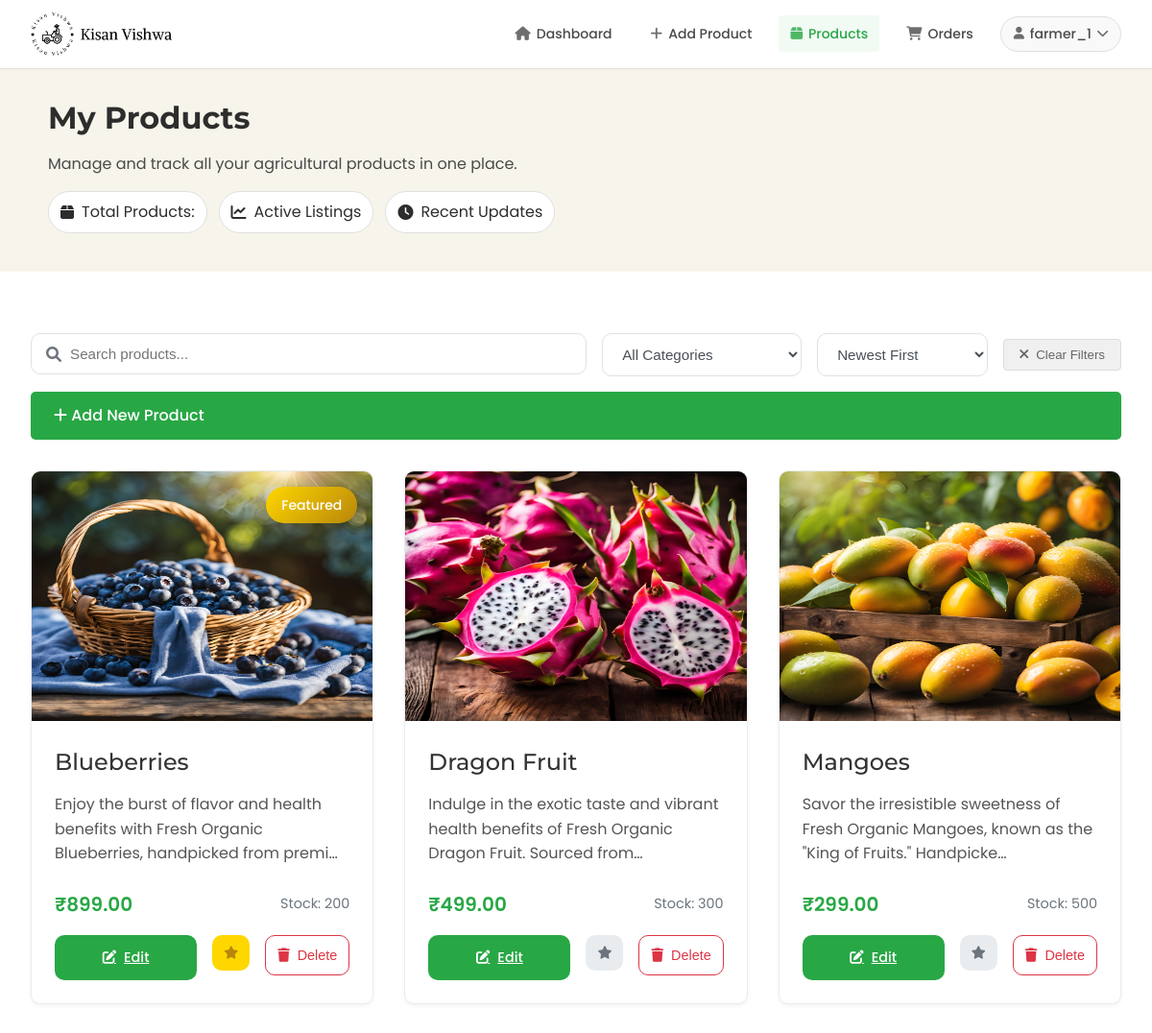
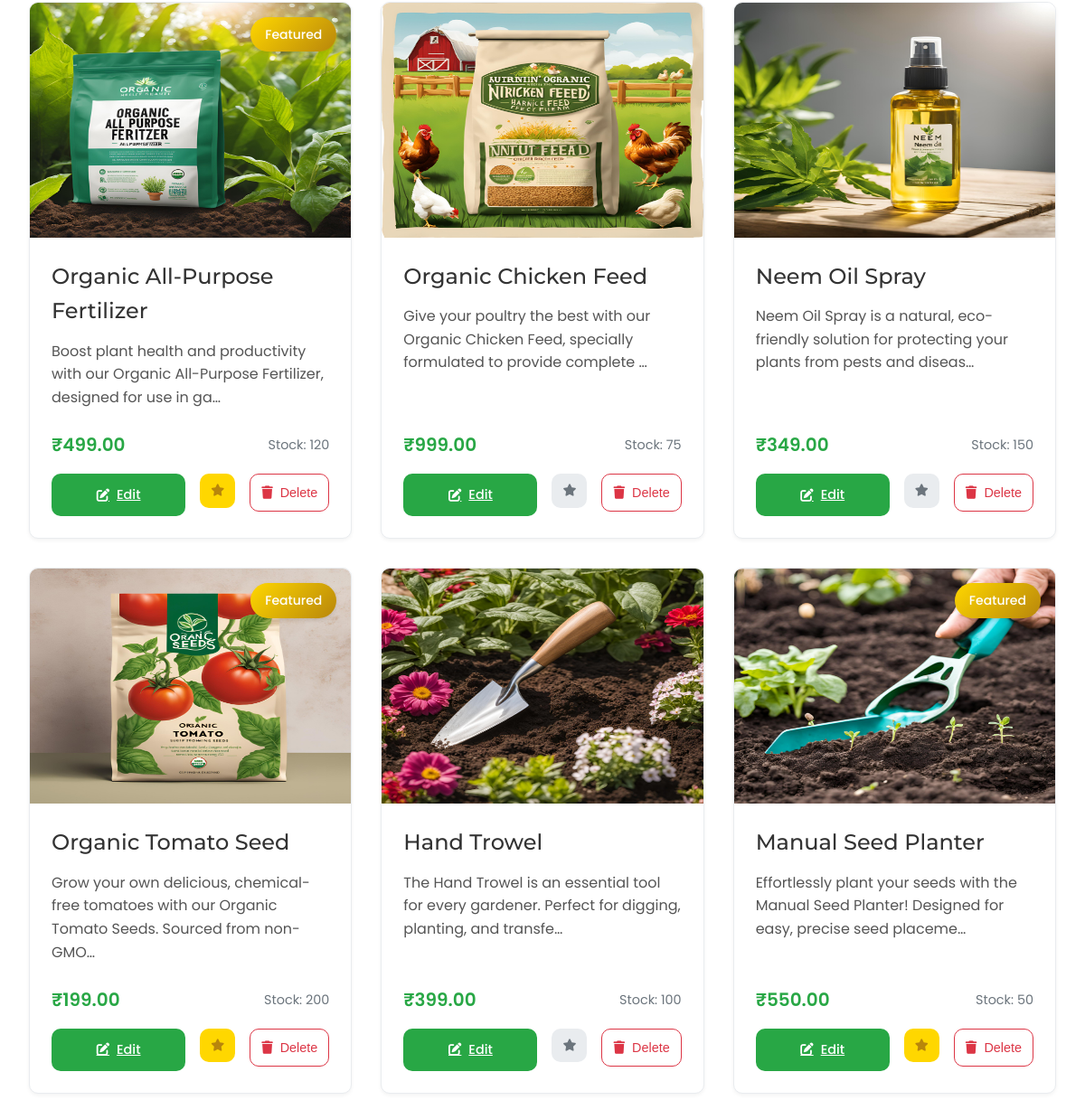
Page /products/my_products/ (signed in) on the committed database (2 pictures, top to bottom).
### product_app/models.py (models this page shows, shortened)
class Product(models.Model):
    CATEGORY_CHOICES = [
        ('vegetables', 'Vegetables'),
        ('fruits', 'Fruits'),
        ('grains', 'Grains'),
        ('dairy', 'Dairy'),
        ('tools', 'Tools & Equipment'),
        ('seeds', 'Seeds & Saplings'),
        ('pesticides', 'Pesticides & Fertilizers'),
        ('organic', 'Organic Products'),
        ('livestock', 'Livestock & Feed'),
        ('other', 'Other')
    ]
    name = models.CharField(max_length=200)
    category = models.CharField(max_length=100, choices=CATEGORY_CHOICES, default='other')
    price = models.DecimalField(max_digits=10, decimal_places=2)
    quantity = models.IntegerField()
    description = models.TextField()
    image = models.ImageField(
        upload_to='products/',
        null=True,
        blank=True
    )
    farmer = models.ForeignKey(User, on_delete=models.CASCADE)
    created_at = models.DateTimeField(auto_now_add=True)
    updated_at = models.DateTimeField(auto_now=True)
    is_featured = models.BooleanField(default=False)
    is_deleted = models.BooleanField(default=False)
    def get_image_url(self):
        if self.image and hasattr(self.image, 'url'):
            return self.image.url
        return static('images/default_product.jpg')

### product_app/views.py (the view)
# urls.py: path('my_products/', my_products, name='my_products'),
@login_required
def my_products(request):
    category = request.GET.get('category', '')
    search_query = request.GET.get('search', '').strip()
    sort_by = request.GET.get('sort', 'newest')
    products = Product.objects.filter(farmer=request.user, is_deleted=False)
    if category:
        products = products.filter(category=category)
    if search_query:
        products = products.filter(
            Q(name__icontains=search_query) |
            Q(description__icontains=search_query)
        )
    if sort_by == 'newest':
        products = products.order_by('-created_at')
    elif sort_by == 'oldest':
        products = products.order_by('created_at')
    elif sort_by == 'price-high':
        products = products.order_by('-price')
    elif sort_by == 'price-low':
        products = products.order_by('price')
    paginator = Paginator(products, 12)
    page = request.GET.get('page', 1)
    products = paginator.get_page(page)
    context = {
        'products': products,
        'current_category': category,
        'current_sort': sort_by,
        'search_query': search_query,
        'PRODUCT_CATEGORIES': Product.CATEGORY_CHOICES,
    }
    return render(request, 'my_products.html', context)

### customer_app/context_processors.py (called while the page is built, shortened)
def wishlist_and_cart_counts(request):
    if request.user.is_authenticated:
        cart_items = CartItem.objects.filter(user=request.user).select_related('product')
        wishlist_items = Wishlist.objects.filter(user=request.user)
        return {
            'cart_items_count': cart_items.count(),
            'cart_total': sum(item.total_price for item in cart_items),
            'wishlist_count': wishlist_items.count(),
            'wishlist_product_ids': set(item.product_id for item in wishlist_items)
        }

def wishlist_status(request):
    if request.user.is_authenticated:
        wishlist_items = Wishlist.objects.filter(user=request.user).select_related('product')
        return {
            'wishlist_product_ids': set(item.product.id for item in wishlist_items),
            'wishlist_products': [item.product for item in wishlist_items]
        }
    return {
        'wishlist_product_ids': set(),
        'wishlist_products': []
    }

def product_categories(request):
    CATEGORY_ICONS = {
        'vegetables': 'fa-carrot',
        'fruits': 'fa-apple-alt',
        'grains': 'fa-wheat',
        'dairy': 'fa-cheese',
        'tools': 'fa-tools',
        'seeds': 'fa-seedling',
        'pesticides': 'fa-spray-can',
        'organic': 'fa-leaf',
        'livestock': 'fa-cow',
        'other': 'fa-box'
    }
    return {
        'PRODUCT_CATEGORIES': Product.CATEGORY_CHOICES,
        'CATEGORY_ICONS': CATEGORY_ICONS
    }

### product_app/templates/my_products.html (shortened to what this page needs)
{% load static %}
{% load custom_filters %}
{% block extra_css %}
    <link rel="stylesheet" type="text/css" href="{% static 'css/farmerdesign.css' %}">
    <link rel="stylesheet" type="text/css" href="{% static 'css/my_product.css' %}">
    <link rel="stylesheet" href="https://cdnjs.cloudflare.com/ajax/libs/font-awesome/6.0.0/css/all.min.css">
{% endblock %}
    <header class="header">
        <div class="logo">
            <img src="{% static 'images/kisan_vishwa_logo.png' %}" alt="Kisan Vishwa Logo">
        </div>
        {% include 'NavBar/FarmerNavBar.html' %}
    </header>
    <section class="hero">
        <div class="hero-content">
            <h1>My Products</h1>
            <p>Manage and track all your agricultural products in one place.</p>
            <div class="hero-features">
                <span class="feature"><i class="fas fa-box"></i> Total Products: {{ products.count }}</span>
                <span class="feature"><i class="fas fa-chart-line"></i> Active Listings</span>
                <span class="feature"><i class="fas fa-clock"></i> Recent Updates</span>
            </div>
        </div>
    </section>
    <main class="main-content">
        <div class="products-controls">
            <div class="search-filter">
                <div class="search-box">
                    <i class="fas fa-search"></i>
                    <input type="text"
                           id="searchInput"
                           placeholder="Search products..."
                           value="{{ search_query|default:'' }}">
                </div>
                <div class="filter-options">
                    <select id="categoryFilter" class="filter-select">
                        <option value="">All Categories</option>
                    </select>
                    <select id="sortFilter" class="filter-select">
                        <option value="newest" {% if current_sort == 'newest' %}selected{% endif %}>Newest First</option>
                    </select>
                    <button id="clearFilters" class="clear-filters-btn">
                        <i class="fas fa-times"></i> Clear Filters
                    </button>
                </div>
            </div>
            <a href="{% url 'add_product' %}" class="add-product-btn">
                <i class="fas fa-plus"></i> Add New Product
            </a>
        </div>
        <div id="productsGrid" class="products-grid">
            {% include 'product_grid_partial.html' with products=products %}
        </div>
    </main>

### templates/NavBar/FarmerNavBar.html (shortened to what this page needs)
{% load static %}
{% if user.is_authenticated and user.farmerprofile %}
<nav class="nav-menu">
    <ul class="nav-links">
        <li>
            <a href="{% url 'farmer_dashboard' %}" class="nav-link {% if request.resolver_match.url_name == 'farmer_dashboard' %}active{% endif %}">
                <i class="fas fa-home"></i>
                <span>Dashboard</span>
            </a>
        </li>
        <li>
            <a href="{% url 'add_product' %}" class="nav-link {% if request.resolver_match.url_name == 'add_product' %}active{% endif %}">
                <i class="fas fa-plus"></i>
                <span>Add Product</span>
            </a>
        </li>
        <li>
            <a href="{% url 'my_products' %}" class="nav-link {% if request.resolver_match.url_name == 'my_products' %}active{% endif %}">
                <i class="fas fa-box"></i>
                <span>Products</span>
            </a>
        </li>
        <li>
            <a href="#" class="nav-link">
                <i class="fas fa-shopping-cart"></i>
                <span>Orders</span>
            </a>
        </li>
        <li class="profile-menu">
            <a href="#" class="nav-link profile-toggle">
                <i class="fas fa-user"></i>
                <span>{{ user.username|truncatechars:12 }}</span>
                <i class="fas fa-chevron-down"></i>
            </a>
        </li>
    </ul>
</nav>
{% endif %}

### product_app/templates/product_grid_partial.html (shortened to what this page needs)
{% load static %}
{% for product in products %}
    <div class="product-card" data-category="{{ product.category }}">
        <div class="product-image">
            <img src="{{ product.get_image_url }}" alt="{{ product.name }}" loading="lazy">
            {% if product.is_featured %}
                <div class="featured-badge">Featured</div>
            {% endif %}
        </div>
        <div class="product-content">
            <h3 class="product-title">{{ product.name }}</h3>
            <p class="product-description">{{ product.description|truncatechars:100 }}</p>
            <div class="product-details">
                <span class="price">₹{{ product.price }}</span>
                <span class="stock">Stock: {{ product.quantity }}</span>
            </div>
            <div class="product-actions">
                <a href="{% url 'edit_product' product.id %}" class="edit-btn">
                    <i class="fas fa-edit"></i> Edit
                </a>
                <form method="POST" action="{% url 'toggle_featured' product.id %}" class="d-inline">
                    <button type="submit" class="featured-btn {% if product.is_featured %}active{% endif %}">
                        <i class="fas fa-star"></i>
                    </button>
                </form>
                <form method="POST" action="{% url 'delete_product' product.id %}" class="d-inline delete-form">
                    <button type="submit" class="delete-btn" onclick="return confirmDelete(event, '{{ product.name }}')">
                        <i class="fas fa-trash"></i> Delete
                    </button>
                </form>
            </div>
        </div>
    </div>
{% endfor %}

### static/css/farmerdesign.css (style rules this page uses)
* { margin: 0; padding: 0; box-sizing: border-box; }
.header { background-color: var(--white); padding: 0.8rem 2rem; display: flex; justify-content: space-between; align-items: center; border-bottom: 1px solid #E5E0D8; box-shadow: none; position: sticky; top: 0; z-index: 1000; }
.logo img { height: 45px; width: auto; transition: transform 0.2s ease; }
.nav-menu { display: flex; align-items: center; height: 45px; }
.nav-links { display: flex; list-style: none; gap: 1rem; margin: 0; padding: 0; align-items: center; }
.nav-link { color: var(--text-gray); text-decoration: none; font-family: 'Poppins', sans-serif; font-size: 0.875rem; font-weight: 500; padding: 0.5rem 0.75rem; border-radius: 4px; transition: all 0.2s ease; display: flex; align-items: center; gap: 6px; }
.nav-link i { font-size: 0.9rem; opacity: 0.8; }
.profile-menu { position: relative; }
.profile-menu .nav-link { display: flex; align-items: center; gap: 6px; background-color: var(--light-gray); padding: 0.4rem 0.8rem; border-radius: 25px; border: 1px solid var(--border-color); }
.profile-menu .nav-link i { font-size: 0.8rem; transition: transform 0.2s ease; }
.main-content { max-width: 1600px; margin: 2rem auto; padding: 0 2rem; }
.read-more-btn, .add-product-btn { display: inline-block; padding: 0.75rem 1.5rem; background-color: var(--forest-green); color: var(--white); text-decoration: none; border-radius: 5px; transition: background-color 0.3s; border: none; cursor: pointer; font-weight: 500; width: 100%; }
.hero { position: relative; padding: 25px 50px; background-color: #F7F5EB; color: var(--text-primary); display: flex; justify-content: space-between; align-items: center; margin-bottom: 2rem; overflow: hidden; }
.hero-content { max-width: 600px; z-index: 2; }
.hero h1 { font-family: 'Montserrat', sans-serif; font-size: 2rem; font-weight: 700; margin-bottom: 10px; color: var(--text-primary); }
.hero p { font-size: 1rem; font-weight: 400; margin-bottom: 1rem; color: var(--text-gray); }
.hero-features { display: flex; gap: 12px; margin-bottom: 15px; flex-wrap: wrap; }
.feature { display: flex; align-items: center; gap: 8px; background-color: var(--white); border: 1px solid var(--border-color); padding: 8px 12px; border-radius: 25px; transition: all 0.3s ease; color: var(--text-primary); }
.nav-link.active { color: var(--forest-green); background-color: rgba(40, 167, 69, 0.06); font-weight: 500; }
.header { background-color: var(--white); padding: 0.8rem 2rem; box-shadow: 0 1px 4px rgba(0, 0, 0, 0.03); }
.nav-links { gap: 1rem; }
.nav-link { font-size: 0.875rem; padding: 0.5rem 0.75rem; border-radius: 4px; display: flex; align-items: center; gap: 6px; color: var(--text-gray); }
.profile-menu .nav-link { background-color: var(--light-gray); border: 1px solid var(--border-color); padding: 0.4rem 0.8rem; }
.nav-link.active { background-color: rgba(40, 167, 69, 0.06); font-weight: 500; }

### rows in the picture
Product: get_image_url (picture), is_featured "Featured", name "Blueberries", description "Enjoy the burst of flavor and health benefits with Fresh Organic Blueberries, handpicked from premi…", price "899.00", quantity "200"
Product: get_image_url (picture), name "Dragon Fruit", description "Indulge in the exotic taste and vibrant health benefits of Fresh Organic Dragon Fruit. Sourced from…", price "499.00", quantity "300"
Product: get_image_url (picture), name "Mangoes", description "Savor the irresistible sweetness of Fresh Organic Mangoes, known as the \"King of Fruits.\" Handpicke…", price "299.00", quantity "500"
Product: get_image_url (picture), is_featured "Featured", name "Organic All-Purpose Fertilizer", description "Boost plant health and productivity with our Organic All-Purpose Fertilizer, designed for use in ga…", price "499.00", quantity "120"
Product: get_image_url (picture), name "Organic Chicken Feed", description "Give your poultry the best with our Organic Chicken Feed, specially formulated to provide complete …", price "999.00", quantity "75"
Product: get_image_url (picture), name "Neem Oil Spray", description "Neem Oil Spray is a natural, eco-friendly solution for protecting your plants from pests and diseas…", price "349.00", quantity "150"
Product: get_image_url (picture), is_featured "Featured", name "Organic Tomato Seed", description "Grow your own delicious, chemical-free tomatoes with our Organic Tomato Seeds. Sourced from non-GMO…", price "199.00", quantity "200"
Product: get_image_url (picture), name "Hand Trowel", description "The Hand Trowel is an essential tool for every gardener. Perfect for digging, planting, and transfe…", price "399.00", quantity "100"
Product: get_image_url (picture), is_featured "Featured", name "Manual Seed Planter", description "Effortlessly plant your seeds with the Manual Seed Planter! Designed for easy, precise seed placeme…", price "550.00", quantity "50"

### other values in the picture
{{ user.username|truncatechars:12 }} "farmer_1"
